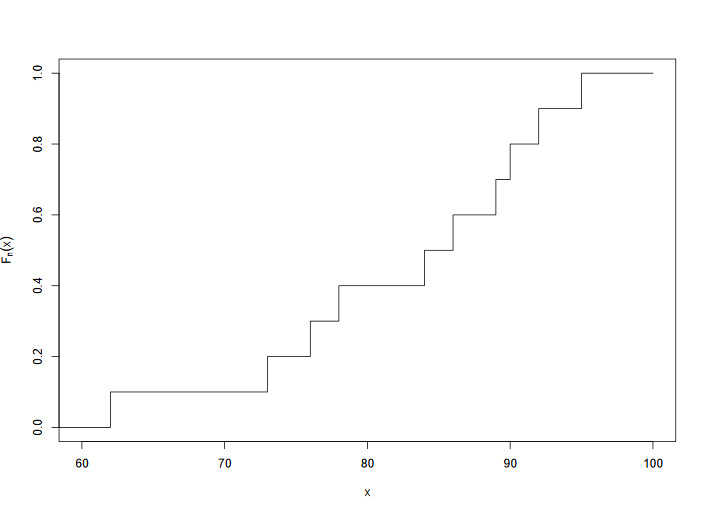

Generate this figure with R:
# 定义分点和对应的累计概率
x <- c(0, 62, 73, 76, 78, 84, 86, 89, 90, 92, 95, 100)
fn <- c(0, 0.1, 0.2, 0.3, 0.4, 0.5, 0.6, 0.7, 0.8, 0.9, 1, 1)

# 绘制阶梯形经验分布函数
plot(
  x, fn,
  type="s",
  xlab="x",
  xlim=c(60, 100),
  ylab=expression(F[n](x)),
)
